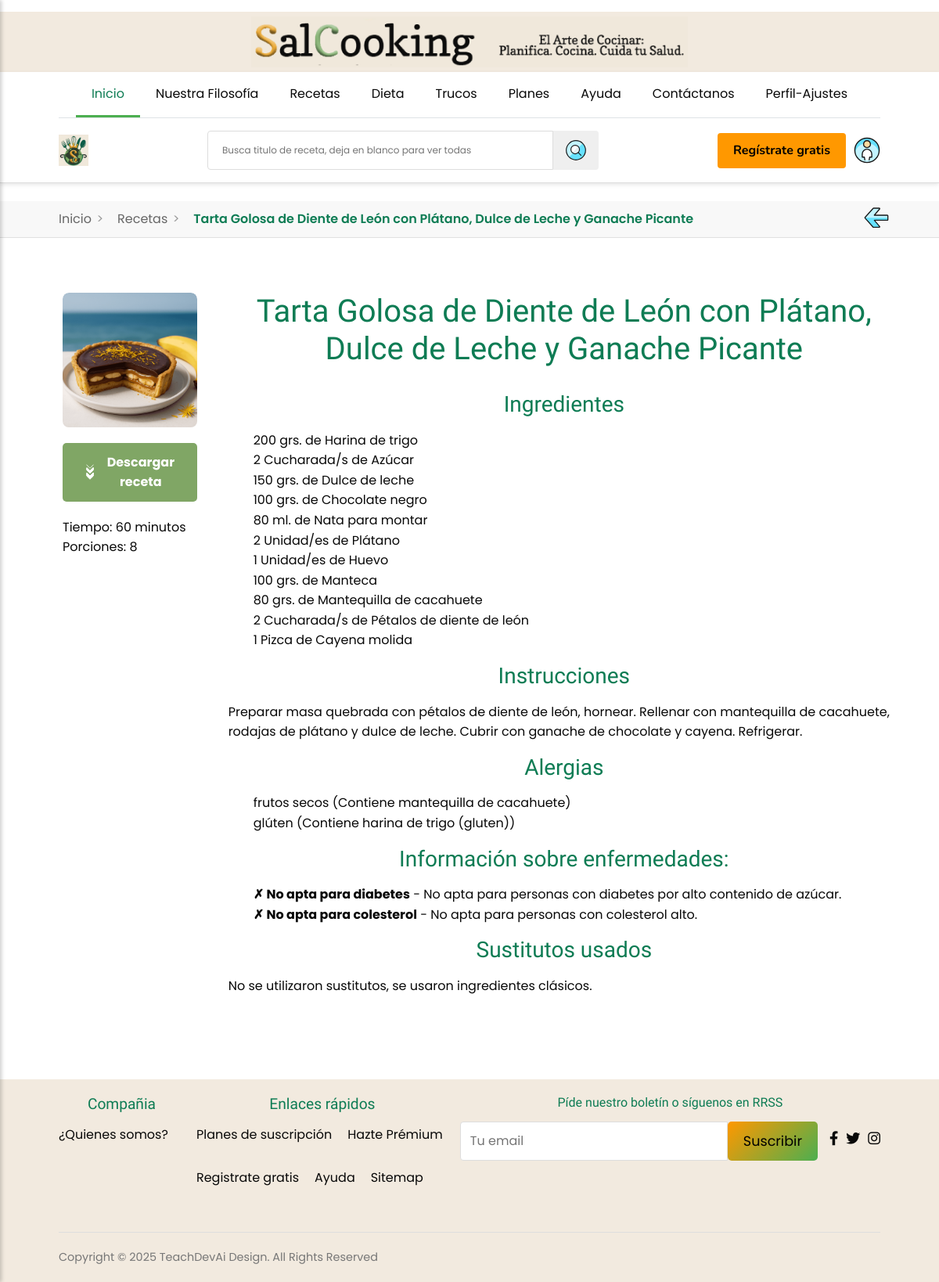
The app's page /index.php?page=detalle-receta&id=181 with its own data.
### tables this page shows
CREATE TABLE `recetas` (
  `id` int(11) NOT NULL,
  `nombre` varchar(100) NOT NULL,
  `instrucciones` text NOT NULL,
  `sustitutos` text DEFAULT NULL,
  `tiempo_preparacion` int(11) NOT NULL DEFAULT 1,
  `porciones` int(11) NOT NULL DEFAULT 4,
  `enlace_receta` varchar(255) DEFAULT NULL,
  `tipo_plato` enum('Desayuno','Entrante','Principal','Postre','Cena') DEFAULT NULL
);

CREATE TABLE `receta_ingrediente` (
  `id_receta` int(11) NOT NULL,
  `id_ingrediente` int(11) NOT NULL,
  `cantidad` int(5) DEFAULT NULL,
  `fraccion` varchar(10) DEFAULT NULL,
  `id_unidad` int(11) DEFAULT NULL
);

CREATE TABLE `unidades` (
  `id` int(11) NOT NULL,
  `nombre` varchar(50) DEFAULT NULL,
  `conversion_base` int(10) DEFAULT NULL
);

CREATE TABLE `ingredientes` (
  `id` int(11) NOT NULL,
  `nombre` varchar(100) NOT NULL
);

CREATE TABLE `receta_alergia` (
  `id_receta` int(11) NOT NULL,
  `id_alergia` int(11) NOT NULL,
  `observaciones` varchar(250) DEFAULT NULL
);

CREATE TABLE `alergias` (
  `id` int(11) NOT NULL,
  `nombre` varchar(100) NOT NULL
);

CREATE TABLE `receta_enfermedad` (
  `id_receta` int(11) NOT NULL,
  `id_enfermedad` int(11) NOT NULL,
  `indicaciones` varchar(350) DEFAULT NULL,
  `apta` tinyint(1) NOT NULL COMMENT 'Indica si la receta es apta para esta enfermedad: 1 = sí, 0 = no'
);

CREATE TABLE `enfermedades` (
  `id` int(11) NOT NULL,
  `nombre` varchar(100) NOT NULL
);

### controllers/receta-controller.php (called while the page is built, shortened)
<?php
require_once 'models/receta.php';
class RecetaController {
    public function verDetalle() {
        $id = $_GET['id'] ?? 0;
        $modelo = new Receta();
        $receta = $modelo->getRecetaPorId($id);
        global $conexion;
        $sqlIngredientes = "SELECT i.nombre, ri.cantidad, ri.fraccion, u.nombre as unidad
                           FROM receta_ingrediente ri
                           JOIN ingredientes i ON ri.id_ingrediente = i.id
                           LEFT JOIN unidades u ON ri.id_unidad = u.id
                           WHERE ri.id_receta = " . intval($id);
        $ingredientes = $conexion->query($sqlIngredientes);
        $sqlAlergias = "SELECT a.nombre, ra.observaciones
                       FROM receta_alergia ra
                       JOIN alergias a ON ra.id_alergia = a.id
                       WHERE ra.id_receta = " . intval($id);
        $alergias = $conexion->query($sqlAlergias);
        $sqlEnfermedades = "SELECT e.nombre, re.indicaciones, re.apta
                          FROM receta_enfermedad re
                          JOIN enfermedades e ON re.id_enfermedad = e.id
                          WHERE re.id_receta = " . intval($id);
        $enfermedades = $conexion->query($sqlEnfermedades);
        require 'detalle-receta.php';
    }
}
?>

### models/receta.php (called while the page is built, shortened)
<?php
class Receta
{
    public function getRecetaPorId($id)
    {
        global $conexion;
        $id = intval($id);
        $sql = "SELECT * FROM recetas WHERE id = $id";
        $resultado = $conexion->query($sql);
        return $resultado->fetch_assoc();
    }
}

### detalle-receta.php (the view, shortened to what this page needs)
<?php
$css_extra = '';
$css_extra .= '<link rel="stylesheet" href="styles/filosofia.css?v=' . filemtime('styles/filosofia.css') . '">';
include 'header.php';
?>
<div class="migas-container">
  <div class="container migas-flex">
    <ul class="migas">
      <li><a href="index.php">Inicio</a></li>
      <li><a href="recetas-categoria.php">Recetas</a></li>
      <li class="current"><?php echo htmlspecialchars((string)($receta['nombre'] ?? '')); ?></li>
    </ul>
    <div class="volver-atras-contenedor">
      <a href="javascript:history.back()" class="volver-atras"><img src="sources/iconos/Arrow-Thick-Left-3--Streamline-Ultimate.svg" width="32px" alt="icono atrás" title="Pantalla anterior"></a>
    </div>
  </div>
</div>
<section class="filosofia">
  <div class="contenedor-filosofia">
    <div class="contenido-filosofia">
      <div class="foto">
        <?php
        $imagePath = "sources/platos/id{$receta['id']}.png";
        if (file_exists($imagePath)) {
          echo "<img src='{$imagePath}' alt='Imagen representativa receta' width='300px'>";
        } else {
          echo "<img src='sources/platos/default.png' alt='Imagen no disponible' width='300px'>";
        }
        ?>
        <button class="descargar-lista-btn" id="btn-descargar-receta">
          <img src="sources/iconos/Arrow-Double-Down-1--Streamline-Ultimate.svg" alt="Descargar" width="30px">
          Descargar receta
        </button>
        <p>
          Tiempo: <?= $receta['tiempo_preparacion'] ?> minutos<br>
          Porciones: <?= $receta['porciones'] ?>
        </p>
      </div>
      <div class="texto">
        <h1><?= htmlspecialchars((string)($receta['nombre'] ?? '')) ?></h1>
        <h3>Ingredientes</h3>
        <ul>
          <?php if ($ingredientes && $ingredientes->num_rows > 0): ?>
            <?php while ($fila = $ingredientes->fetch_assoc()): ?>
              <li><?= "{$fila['cantidad']} {$fila['fraccion']} {$fila['unidad']} de {$fila['nombre']}" ?></li>
            <?php endwhile; ?>
          <?php else: ?>
            <li>No se pudieron cargar los ingredientes</li>
          <?php endif; ?>
        </ul>
        <h3>Instrucciones</h3>
        <p><?= nl2br(htmlspecialchars((string)($receta['instrucciones'] ?? ''))) ?></p>
        <?php if ($alergias && $alergias->num_rows > 0): ?>
          <h3>Alergias</h3>
          <ul>
            <?php while ($fila = $alergias->fetch_assoc()): ?>
              <li><?= "{$fila['nombre']}" ?><?= $fila['observaciones'] ? " ({$fila['observaciones']})" : "" ?></li>
            <?php endwhile; ?>
          </ul>
        <?php endif; ?>
        <?php if ($enfermedades && $enfermedades->num_rows > 0): ?>
          <h3>Información sobre enfermedades:</h3>
          <ul>
            <?php while ($fila = $enfermedades->fetch_assoc()): ?>
              <li>
                <?php if ($fila['apta'] == 1): ?>
                  <strong>✓ Apta para <?= $fila['nombre'] ?></strong>
                <?php else: ?>
                  <strong>✗ No apta para <?= $fila['nombre'] ?></strong>
                <?php endif; ?>
                <?= $fila['indicaciones'] ? " - {$fila['indicaciones']}" : "" ?>
              </li>
            <?php endwhile; ?>
          </ul>
        <?php endif; ?>
        <?php if ($receta['sustitutos']): ?>
          <h3>Sustitutos usados</h3>
          <p><?= nl2br(htmlspecialchars((string)($receta['sustitutos'] ?? ''))) ?></p>
        <?php endif; ?>
      </div>
    </div>
  </div>
</section>
<?php
include 'footer.php';
?>

### styles/styles.css (style rules this page uses)
:root { --primary-color: #4caf50; --primary-dark: #0e7c54; --secondary-color: #ff9800; --terciary-color: #F27E93; --terciary-dark: #BF6576; --verde-corp: #80A665; --negro-verdoso: #2D3E2E; --naranja-corp: #d98b2b; --naranja-corp-rgb: 217, 139, 43; --text-color: #080808; --beig-corp: #F2EADF; --white: #ffffff; --border-color: #ddd; font-size: 16px; }
* { margin: 0; padding: 0; box-sizing: border-box; }
body { font-family: 'Poppins', 'Segoe UI', sans-serif; color: var(--text-color); line-height: 1.6; font-size: 1rem; }
h1 { margin-bottom: 30px; font-family: 'Copse', 'Times New Roman', serif; text-align: center; color: var(--primary-dark); font-size: 2.5rem; }
h2, h3, h4, h5 { color: var(--primary-dark); font-family: 'Copse', 'Times New Roman', serif; text-align: center; margin-bottom: 16px; }
a { text-decoration: none; color: inherit; }
ul { list-style: none; }
.container, .main-content, .contenido-trucos, .contenido-contacto, .contenido-recetas, .contenido-perfil { padding: 0 15px; margin: 0 auto; width: 90%; box-sizing: border-box; }
img { max-width: 100%; height: auto; display: block; margin: 0 auto; object-fit: cover; }
.migas-container { background-color: #f8f8f8; padding: 10px 0; border-bottom: 1px solid #e0e0e0; position: relative; display: flex; justify-content: space-between; align-items: center; position: relative; }
.migas { display: flex; list-style: none; padding: 0; margin: 0; }
.migas li { position: relative; padding: 0 15px 0 0; margin-right: 10px; }
.migas li:not(:last-child)::after { content: '>'; position: absolute; right: 0; color: #999; }
.migas li a { color: #666; text-decoration: none; }
.migas li.current { color: var(--primary-dark); font-weight: 600; }
ul.migas { display: flex; align-items: center; gap: 8px; padding: 0; margin: 0; list-style: none; }
.migas-flex { display: flex; align-items: center; justify-content: space-between; position: relative; }
.volver-atras-contenedor { position: absolute; top: 50%; right: 0px; transform: translateY(-50%); }
.volver-atras { display: inline-flex; align-items: center; justify-content: center; padding: 4px; transition: all 0.3s ease; }
.volver-atras img { transition: all 0.3s ease; }
html, body { overflow-x: hidden; width: 100%; }

### styles/filosofia.css (style rules this page uses)
.filosofia { position: relative; padding: 40px 20px; }
.contenedor-filosofia { position: relative; width: 100%; max-width: 1200px; margin: 0 auto; padding: 0 15px; background-color: transparent; padding: 30px; margin: 0 auto; min-height: 800px; overflow: hidden; }
.contenedor-filosofia::before { content: ""; position: absolute; top: 0; left: 0; right: 0; bottom: 0; background-image: url('../sources/fondo-nuevo.png'); background-size: 100% 100%; background-position: center; background-repeat: no-repeat; z-index: -1; opacity: 0.5; }
.contenido-filosofia { display: grid; grid-template-columns: 1fr 5fr; gap: 40px; align-items: start; margin-left: 30px; }
.foto { display: flex; justify-content: space-between; flex-direction: column; gap: 20px; align-items: left; border-radius: 8px; overflow: hidden; max-width: 100%; }
.foto img { max-width: 100%; height: auto; border-radius: 8px; align-items: center; }
.descargar-lista-btn { padding: 12px 25px !important; border: none; border-radius: 5px; cursor: pointer; text-decoration: none; font-weight: bold; transition: background-color 0.3s; background-color: var(--verde-corp); color: var(--white); font-size: 1em; display: inline-flex; align-items: center; gap: 8px; }
.descargar-lista-btn img { width: 20px; height: auto; filter: brightness(0) invert(1); }

### records on screen
recetas: nombre "Tarta Golosa de Diente de León con Plátano, Dulce de Leche y Ganache Picante", tiempo_preparacion "60", porciones "8", instrucciones "Preparar masa quebrada con pétalos de diente de león, hornear. Rellenar con mantequilla de cacahuete, rodajas de plátano y dulce de leche. Cubrir con ganache de chocolate y cayena. Refrigerar.", sustitutos "No se utilizaron sustitutos, se usaron ingredientes clásicos."
receta_ingrediente: cantidad "200", id_unidad.nombre "grs.", id_ingrediente.nombre "Harina de trigo"
receta_ingrediente: cantidad "2", id_unidad.nombre "Cucharada/s", id_ingrediente.nombre "Azúcar"
receta_ingrediente: cantidad "150", id_unidad.nombre "grs.", id_ingrediente.nombre "Dulce de leche"
receta_ingrediente: cantidad "100", id_unidad.nombre "grs.", id_ingrediente.nombre "Chocolate negro"
receta_ingrediente: cantidad "80", id_unidad.nombre "ml.", id_ingrediente.nombre "Nata para montar"
receta_ingrediente: cantidad "2", id_unidad.nombre "Unidad/es", id_ingrediente.nombre "Plátano"
receta_ingrediente: cantidad "1", id_unidad.nombre "Unidad/es", id_ingrediente.nombre "Huevo"
receta_ingrediente: cantidad "100", id_unidad.nombre "grs.", id_ingrediente.nombre "Manteca"
receta_ingrediente: cantidad "80", id_unidad.nombre "grs.", id_ingrediente.nombre "Mantequilla de cacahuete"
receta_ingrediente: cantidad "2", id_unidad.nombre "Cucharada/s", id_ingrediente.nombre "Pétalos de diente de león"
receta_ingrediente: cantidad "1", id_unidad.nombre "Pizca", id_ingrediente.nombre "Cayena molida"
receta_alergia: id_alergia.nombre "frutos secos", observaciones "Contiene mantequilla de cacahuete"
receta_alergia: id_alergia.nombre "glúten", observaciones "Contiene harina de trigo (gluten)"
receta_enfermedad: id_enfermedad.nombre "diabetes", indicaciones "No apta para personas con diabetes por alto contenido de azúcar."
receta_enfermedad: id_enfermedad.nombre "colesterol", indicaciones "No apta para personas con colesterol alto."
